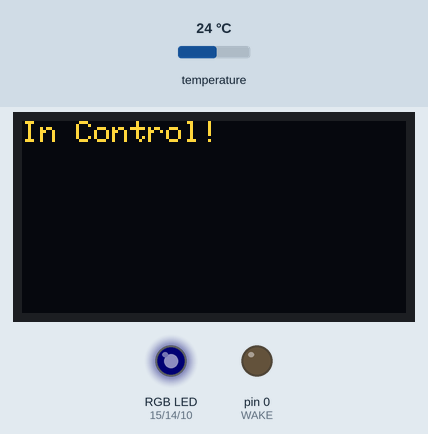
Recording of a sketch running on a simulated Arduino Uno, built for the host (arithmetic inside an expression is 32-bit, double 64-bit). Parts: 128×64 one-colour display, an RGB LED mixed from three pins (HIGH = lit), output pins drawn as LEDs (lit = HIGH). The test bench sets the inputs (shaded band); at power-on: temperature 24 °C. Dim RGB values are drawn brighter than linear; the OLED is the two-colour kind (top 16 rows yellow); the display library's start-up logo is not drawn; what the sketch prints to the serial monitor is not drawn.

Above: at 1.7 s.
At 3.2 s:
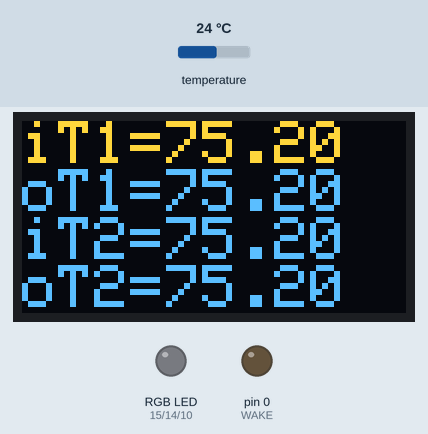
3.3 s: temperature set to 12 °C
At 4.0 s:
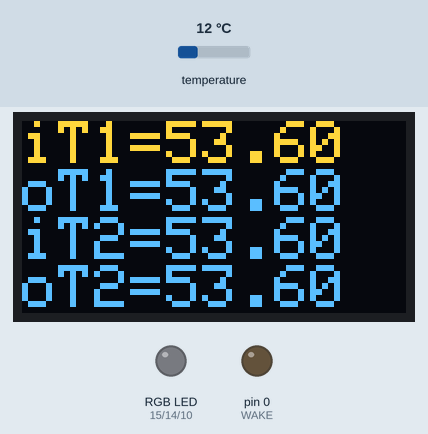
4.9 s: temperature set to 19 °C
At 6.0 s:
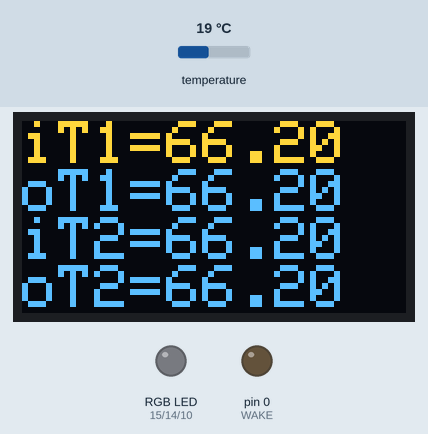
6.6 s: temperature set to 28 °C
At 7.9 s:
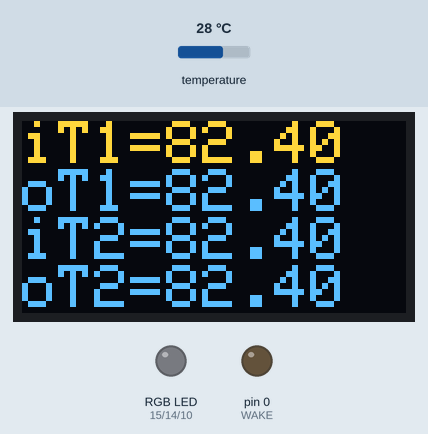
Timing chart, 0 to 9.6 s (numbered marks = the images above; inputs shaded):
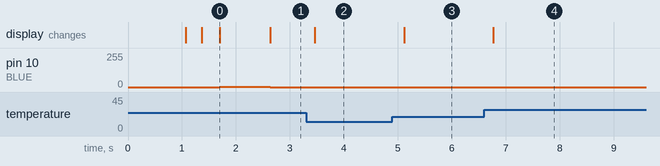

The sketch:

teensySolarCtl.ino
```cpp
// 1/17/16 JP

#include <OneWire.h>
#include <DallasTemperature.h>
#include <Wire.h>
#include <Adafruit_GFX.h>
#include <Adafruit_SSD1306.h>

#define ONE_WIRE_BUS 12 //different in new board version, new=13
#define OLED_RESET 9
#define RED 15
#define GREEN 14
#define BLUE 10 //different in new board version, new=12
//#define CON 3  //wrong pin, is this used?
#define WAKE 0
#define SSR1 1
#define SSR2 2
#define SSR3 3
#define SSR4 4

HardwareSerial uart = HardwareSerial();
Adafruit_SSD1306 display(OLED_RESET);
OneWire ds(ONE_WIRE_BUS);
DallasTemperature sensors(&ds);

uint8_t dscount = 0;
uint8_t loopcount = 0;
int i=0;
boolean hbState;
long lastConnectionTime = 0;

// arrays to hold 1-W device addresses
DeviceAddress insideT1, outsideT1, insideT2, outsideT2;

void setup() {
  uart.begin(9600);
  Serial.begin(9600);
  sensors.begin();

  pinMode(WAKE, OUTPUT); //WiFly wakepin
  //pinMode(CON, INPUT_PULLUP); //WiFly connectedPin, not used yet
  pinMode(SSR1, OUTPUT);
  pinMode(SSR2, OUTPUT);
  pinMode(SSR3, OUTPUT);
  pinMode(SSR4, OUTPUT);

  display.begin(SSD1306_SWITCHCAPVCC, 0x3D);
  display.display();
  delay(1000);
  display.invertDisplay(true);
  delay(300);
  display.invertDisplay(false);
  delay(300);

  // display some text
  display.clearDisplay();
  display.setTextSize(1);
  display.setTextColor(WHITE);
  display.setCursor(0,0);
  display.println("In Control!");
  display.display();

  ledWrite(1, 1, 1);

  // locate devices on the bus
  Serial.print("Locating devices...");
  Serial.print("Found ");
  Serial.print(sensors.getDeviceCount(), DEC);
  Serial.println(" devices.");

  // report parasite power requirements
  Serial.print("Parasite power is: ");
  if (sensors.isParasitePowerMode()) Serial.println("ON");
  else Serial.println("OFF");

  // assigns the first address found to insideThermometer
  ds.reset_search();
  if (!ds.search(insideT1)) Serial.println("Unable to find address for insideT1");
  if (!ds.search(outsideT1)) Serial.println("Unable to find address for outsideT1");
  if (!ds.search(insideT2)) Serial.println("Unable to find address for insideT2");
  if (!ds.search(outsideT2)) Serial.println("Unable to find address for outsideT2");
}

void loop() {
  //request temps
  //Serial.print("Requesting temperatures...");
  sensors.requestTemperatures();
  //Serial.println("DONE");
  float iT1, oT1, iT2, oT2;
  iT1 = sensors.getTempF(insideT1);
  oT1 = sensors.getTempF(outsideT1);
  iT2 = sensors.getTempF(insideT2);
  oT2 = sensors.getTempF(outsideT2);

  // display temps
  display.setTextSize(2);
  display.clearDisplay();
  display.setCursor(0,0);
  display.print("iT1=");
  display.println(iT1);
  display.setCursor(0,16);
  display.print("oT1=");
  display.println(oT1);
  display.setCursor(0,32);
  display.print("iT2=");
  display.println(iT2);
  display.setCursor(0,48);
  display.print("oT2=");
  display.println(oT2);
  display.display();

  if(needUpdate() == 1) {
    doUpdate(iT1, oT1, iT2, oT2);
  }
  //Teensy heartbeat:
  hbState = !hbState;
  digitalWrite(11, hbState);
  ledWrite(0, hbState, 0);
}

// Write the rgb led
void ledWrite(int r, int g, int b) {
  analogWrite(RED, r);
  analogWrite(GREEN, g);
  analogWrite(BLUE, b);
}

// Wakeup the WiFly
void wakeUp(){
  //long wakeTime=millis();
  digitalWrite(WAKE, LOW);
  delay(50);
  digitalWrite(WAKE, HIGH);
  delay(350);
  //digitalWrite(connectPin,HIGH);
  /*while (millis()<wakeTime+2000){
    int con = digitalRead(CON);
    if(con==1){
      i=1;
      return;
    }
  }*/
  //took too long to connect...
  i++;
}

// Timer for WiFly wakeup
int needUpdate() {
  if(millis()-lastConnectionTime > 59500){ //TODO: move time to top
    //changeSettings();
    lastConnectionTime = millis();
    return 1;
  }
  else{
    return 0;
  }
}

// Change WiFly settings
void changeSettings(){
  uart.print("$$$\n");
  Serial.print(uart.read());
  uart.print("set sys autoconn 0\n");
  Serial.print(uart.read());
  uart.print("save\n");
  Serial.print(uart.read());
  uart.print("reboot");
}

// Use WiFly to update cloud...
void doUpdate(float iT1, float oT1, float iT2, float oT2) {
  ledWrite(0, 0, 2);
  delay(1000);
    Serial.println("updating...");
    wakeUp();
    while (uart.available()) Serial.print(char(uart.read()));
    Serial.println();

    int f3 = 0;

    //"http://api.thingspeak.com/update?key=PK4E465VG92479M3&field1=1&field2=1..."
    String WiStr="GET /update?key=PK4E465VG92479M3&field1="+String(iT1)+"&field2="+String(oT1)+"&field3="+String(f3);
    uart.println(WiStr);
    uart.println();
    delay(1000);

    Serial.print("WiStr= ");
    Serial.println(WiStr);
    //delay(1000);
    while (uart.available()) Serial.print(char(uart.read()));//x=uart.read();
    Serial.println();
  ledWrite(0, 0, 0);
}
```

Measured:
- after the input at 3.3 s, the display: changes after 0.16 s (image 2)
- after the input at 4.9 s, the display: changes after 0.22 s (image 3)
- after the input at 6.6 s, the display: changes after 0.17 s (image 4)
- what the display in image 0 shows lasts 0.9 s, from 1.7 s to 2.6 s
